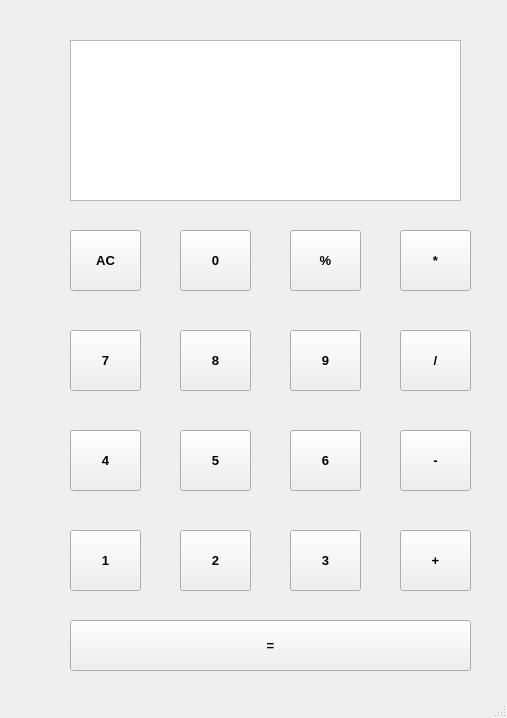
<?xml version="1.0" encoding="UTF-8"?>
<ui version="4.0">
 <class>Calculator</class>
 <widget class="QMainWindow" name="Calculator">
  <property name="geometry">
   <rect>
    <x>0</x>
    <y>0</y>
    <width>507</width>
    <height>718</height>
   </rect>
  </property>
  <property name="font">
   <font>
    <pointsize>10</pointsize>
    <weight>75</weight>
    <bold>true</bold>
   </font>
  </property>
  <property name="windowTitle">
   <string>Dialog - calculator.ui</string>
  </property>
  <property name="unifiedTitleAndToolBarOnMac">
   <bool>false</bool>
  </property>
  <widget class="QWidget" name="centralwidget">
   <widget class="QPushButton" name="AC_start">
    <property name="geometry">
     <rect>
      <x>70</x>
      <y>230</y>
      <width>71</width>
      <height>61</height>
     </rect>
    </property>
    <property name="text">
     <string>AC</string>
    </property>
    <property name="iconSize">
     <size>
      <width>40</width>
      <height>40</height>
     </size>
    </property>
   </widget>
   <widget class="QPushButton" name="zero_2">
    <property name="geometry">
     <rect>
      <x>180</x>
      <y>230</y>
      <width>71</width>
      <height>61</height>
     </rect>
    </property>
    <property name="text">
     <string>0</string>
    </property>
   </widget>
   <widget class="QPushButton" name="percent_3">
    <property name="geometry">
     <rect>
      <x>290</x>
      <y>230</y>
      <width>71</width>
      <height>61</height>
     </rect>
    </property>
    <property name="text">
     <string>%</string>
    </property>
   </widget>
   <widget class="QPushButton" name="Mult_on_4">
    <property name="geometry">
     <rect>
      <x>400</x>
      <y>230</y>
      <width>71</width>
      <height>61</height>
     </rect>
    </property>
    <property name="text">
     <string>*</string>
    </property>
   </widget>
   <widget class="QPushButton" name="seven_5">
    <property name="geometry">
     <rect>
      <x>70</x>
      <y>330</y>
      <width>71</width>
      <height>61</height>
     </rect>
    </property>
    <property name="text">
     <string>7</string>
    </property>
   </widget>
   <widget class="QPushButton" name="eight_6">
    <property name="geometry">
     <rect>
      <x>180</x>
      <y>330</y>
      <width>71</width>
      <height>61</height>
     </rect>
    </property>
    <property name="text">
     <string>8</string>
    </property>
   </widget>
   <widget class="QPushButton" name="nine_7">
    <property name="geometry">
     <rect>
      <x>290</x>
      <y>330</y>
      <width>71</width>
      <height>61</height>
     </rect>
    </property>
    <property name="text">
     <string>9</string>
    </property>
   </widget>
   <widget class="QPushButton" name="division_on_8">
    <property name="geometry">
     <rect>
      <x>400</x>
      <y>330</y>
      <width>71</width>
      <height>61</height>
     </rect>
    </property>
    <property name="text">
     <string>/</string>
    </property>
   </widget>
   <widget class="QPushButton" name="four_9">
    <property name="geometry">
     <rect>
      <x>70</x>
      <y>430</y>
      <width>71</width>
      <height>61</height>
     </rect>
    </property>
    <property name="text">
     <string>4</string>
    </property>
   </widget>
   <widget class="QPushButton" name="five_10">
    <property name="geometry">
     <rect>
      <x>180</x>
      <y>430</y>
      <width>71</width>
      <height>61</height>
     </rect>
    </property>
    <property name="text">
     <string>5</string>
    </property>
   </widget>
   <widget class="QPushButton" name="six_11">
    <property name="geometry">
     <rect>
      <x>290</x>
      <y>430</y>
      <width>71</width>
      <height>61</height>
     </rect>
    </property>
    <property name="text">
     <string>6</string>
    </property>
   </widget>
   <widget class="QPushButton" name="sub_on_12">
    <property name="geometry">
     <rect>
      <x>400</x>
      <y>430</y>
      <width>71</width>
      <height>61</height>
     </rect>
    </property>
    <property name="text">
     <string>-</string>
    </property>
   </widget>
   <widget class="QPushButton" name="one_13">
    <property name="geometry">
     <rect>
      <x>70</x>
      <y>530</y>
      <width>71</width>
      <height>61</height>
     </rect>
    </property>
    <property name="text">
     <string>1</string>
    </property>
   </widget>
   <widget class="QPushButton" name="two_14">
    <property name="geometry">
     <rect>
      <x>180</x>
      <y>530</y>
      <width>71</width>
      <height>61</height>
     </rect>
    </property>
    <property name="text">
     <string>2</string>
    </property>
   </widget>
   <widget class="QPushButton" name="three_15">
    <property name="geometry">
     <rect>
      <x>290</x>
      <y>530</y>
      <width>71</width>
      <height>61</height>
     </rect>
    </property>
    <property name="text">
     <string>3</string>
    </property>
   </widget>
   <widget class="QPushButton" name="add_on_16">
    <property name="geometry">
     <rect>
      <x>400</x>
      <y>530</y>
      <width>71</width>
      <height>61</height>
     </rect>
    </property>
    <property name="text">
     <string>+</string>
    </property>
   </widget>
   <widget class="QPushButton" name="pushButton">
    <property name="geometry">
     <rect>
      <x>70</x>
      <y>620</y>
      <width>401</width>
      <height>51</height>
     </rect>
    </property>
    <property name="text">
     <string>=</string>
    </property>
   </widget>
   <widget class="QTextBrowser" name="Text">
    <property name="geometry">
     <rect>
      <x>70</x>
      <y>40</y>
      <width>391</width>
      <height>161</height>
     </rect>
    </property>
   </widget>
  </widget>
  <widget class="QStatusBar" name="statusbar"/>
 </widget>
 <resources/>
 <connections/>
</ui>
